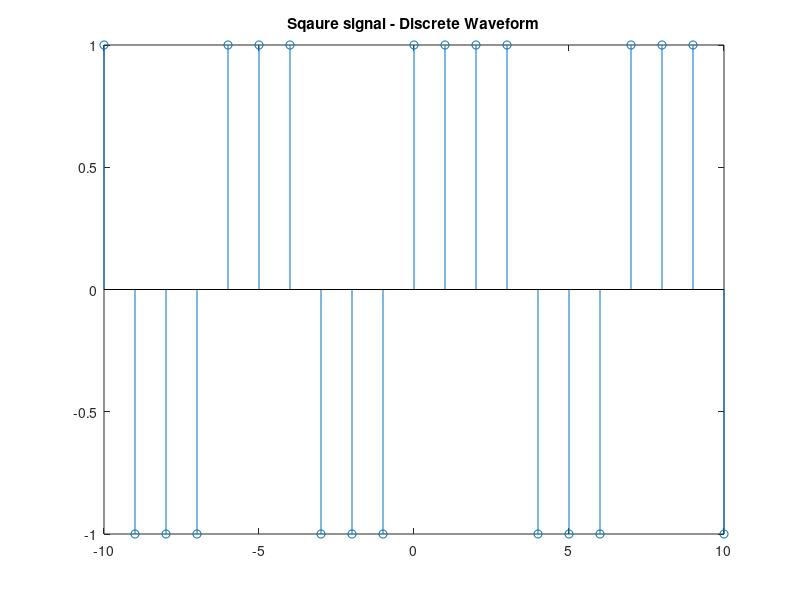

MATLAB code to generate this figure:
%Script to visualise discrete waveforms of periodic signals
%Time frame of -10 to 10
x=-10:10;

%Use square function to create a periodic signal
y=square(x);

%Convert to discrete using a stem plot
stem(x,y);
title('Sqaure signal - Discrete Waveform')